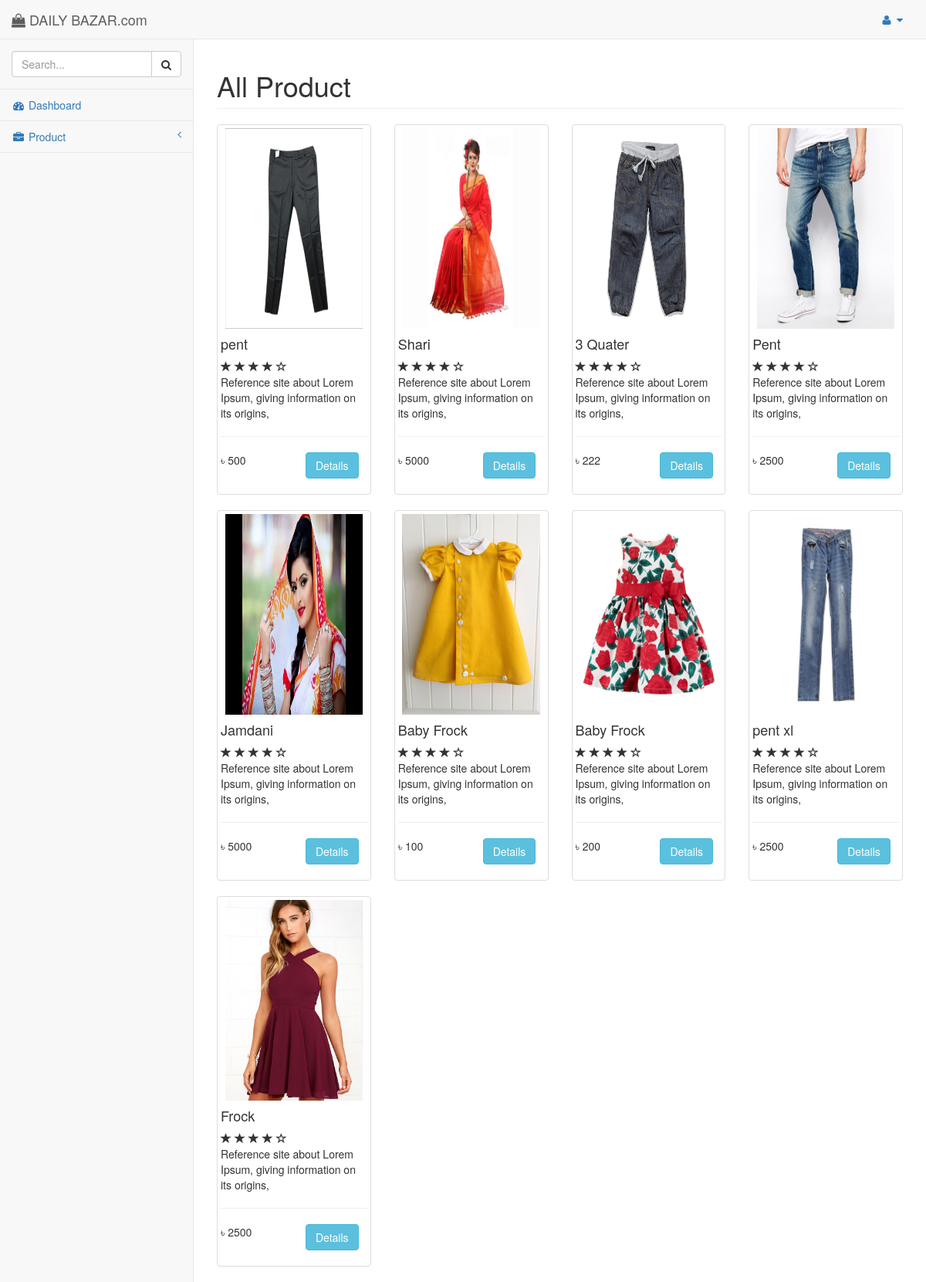
The page /view/admin/product/index.php on the database its author committed.
### tables this page shows
CREATE TABLE `product` (
  `id` int(11) NOT NULL,
  `name` varchar(255) NOT NULL,
  `price` varchar(255) NOT NULL,
  `gender` varchar(255) NOT NULL,
  `detail` varchar(255) NOT NULL,
  `image` varchar(255) NOT NULL
);

### src/connection.php (called while the page is built, shortened)
<?php
class Connection{
    private $user = 'root';
    private $pass = '';
    public function __construct(){
        try{
            $this->con = new PDO('mysql:host=localhost;dbname=bazar',$this->user,$this->pass);
        }
        catch (PDOException $e){
            print "ERROR!:" . $e->getMessage() . "<br>";
            die();
        }
    }
}
?>

### src/admin/bazar/bazar.php (called while the page is built, shortened)
<?php
class Bazar extends Connection{
    public function index(){
        try {
            $query = ("SELECT * FROM `product`");
            $stmt = $this->con->prepare($query);
            $stmt->execute();
            return $stmt->fetchAll(PDO::FETCH_ASSOC);
        }
        catch (PDOException $e){
            print "Error!: " . $e->getMassage() . "<br>";
            die();
        }
    }
}

### view/admin/product/index.php (the view, shortened to what this page needs)
<?php
include_once '../include/header.php';
$bazar = new App\admin\bazar\Bazar;
$data = $bazar->index();
?>
    <div id="page-wrapper" style="min-height: 349px;">
        <div class="row">
            <div class="col-lg-12">
                <h1 class="page-header">All Product</h1>
            </div>
        </div>
        <div class="row">
            <?php
                foreach($data as $product){
            ?>
                <div class="col-md-3 col-sm-6">
                    <span class="thumbnail layer">
      			<img src="view/admin/product/img/<?php echo $product['image'];?>" alt="...">
      			<h4><?php echo $product['name'];?></h4>
      			<div class="ratings">
                    <span class="glyphicon glyphicon-star"></span>
                    <span class="glyphicon glyphicon-star"></span>
                    <span class="glyphicon glyphicon-star"></span>
                    <span class="glyphicon glyphicon-star"></span>
                    <span class="glyphicon glyphicon-star-empty"></span>
                </div>
                <p>
                    <?php echo $product['detail'];?>
                </p>
                <hr class="line">
                <div class="row">
                    <div class="col-md-6 col-sm-6">
                        <p class="price">৳
                            <?php echo $product['price'];?>
                        </p>
                    </div>
                    <div class="col-md-6 col-sm-6">
                        <a href="view/admin/product/view.php?id=<?php echo $product['id'];?>"> <button class="btn btn-info right"> Details</button></a>
                    </div>
                </div>
                </span>
        </div>
        <?php }?>
    </div>
    </div>
    <?php
include_once '../include/footer.php';
?>

### view/admin/include/header.php (shortened to what this page needs)
<!DOCTYPE html>
<html lang="en">
<head>
    <link href="assets/admin/vendor/bootstrap/css/bootstrap.min.css" rel="stylesheet">
    <link href="assets/admin/vendor/metisMenu/metisMenu.min.css" rel="stylesheet">
    <link href="assets/admin/dist/css/sb-admin-2.css" rel="stylesheet">
    <link href="assets/admin/vendor/morrisjs/morris.css" rel="stylesheet">
    <link href="assets/admin/vendor/font-awesome/css/font-awesome.min.css" rel="stylesheet" type="text/css">
    <link href="assets/admin/css/style.css" rel="stylesheet" type="text/css">
</head>
<body>
    <div id="wrapper">
        <nav class="navbar navbar-default navbar-static-top" role="navigation" style="margin-bottom: 0">
            <div class="navbar-header">
                <a class="navbar-brand" href="index.php"><i class="fa fa-shopping-bag"></i> DAILY BAZAR.com</a>
            </div>
            <ul class="nav navbar-top-links navbar-right">
                <li class="dropdown">
                    <a class="dropdown-toggle" data-toggle="dropdown" href="#">
                        <i class="fa fa-user fa-fw"></i> <i class="fa fa-caret-down"></i>
                    </a>
                </li>
            </ul>
            <div class="navbar-default sidebar" role="navigation">
                <div class="sidebar-nav navbar-collapse">
                    <ul class="nav" id="side-menu">
                        <li class="sidebar-search">
                            <div class="input-group custom-search-form">
                                <input type="text" class="form-control" placeholder="Search...">
                                <span class="input-group-btn">
                                <button class="btn btn-default" type="button">
                                    <i class="fa fa-search"></i>
                                </button>
                            </span>
                            </div>
                        </li>
                        <li>
                            <a href="index.php"><i class="fa fa-dashboard fa-fw"></i> Dashboard</a>
                        </li>
                        <li>
                            <a href="#"><i class="fa fa-briefcase fa-fw"></i>  Product<span class="fa arrow"></span></a>
                        </li>
                    </ul>
                </div>
            </div>
        </nav>

### view/admin/include/footer.php (shortened to what this page needs)
</div>
</body>
</html>

### assets/admin/css/style.css (style rules this page uses)
.thumbnail.layer { height: 480px; }
.layer img { height: 260px; width: 94%; }

### rows shown on the page
product: image (picture), name "pent", detail "Reference site about Lorem Ipsum, giving information on its origins,", price "500"
product: image (picture), name "Shari", detail "Reference site about Lorem Ipsum, giving information on its origins,", price "5000"
product: image (picture), name "3 Quater", detail "Reference site about Lorem Ipsum, giving information on its origins,", price "222"
product: image (picture), name "Pent", detail "Reference site about Lorem Ipsum, giving information on its origins,", price "2500"
product: image (picture), name "Jamdani", detail "Reference site about Lorem Ipsum, giving information on its origins,", price "5000"
product: image (picture), name "Baby Frock", detail "Reference site about Lorem Ipsum, giving information on its origins,", price "100"
product: image (picture), name "Baby Frock", detail "Reference site about Lorem Ipsum, giving information on its origins,", price "200"
product: image (picture), name "pent xl", detail "Reference site about Lorem Ipsum, giving information on its origins,", price "2500"
product: image (picture), name "Frock", detail "Reference site about Lorem Ipsum, giving information on its origins,", price "2500"
